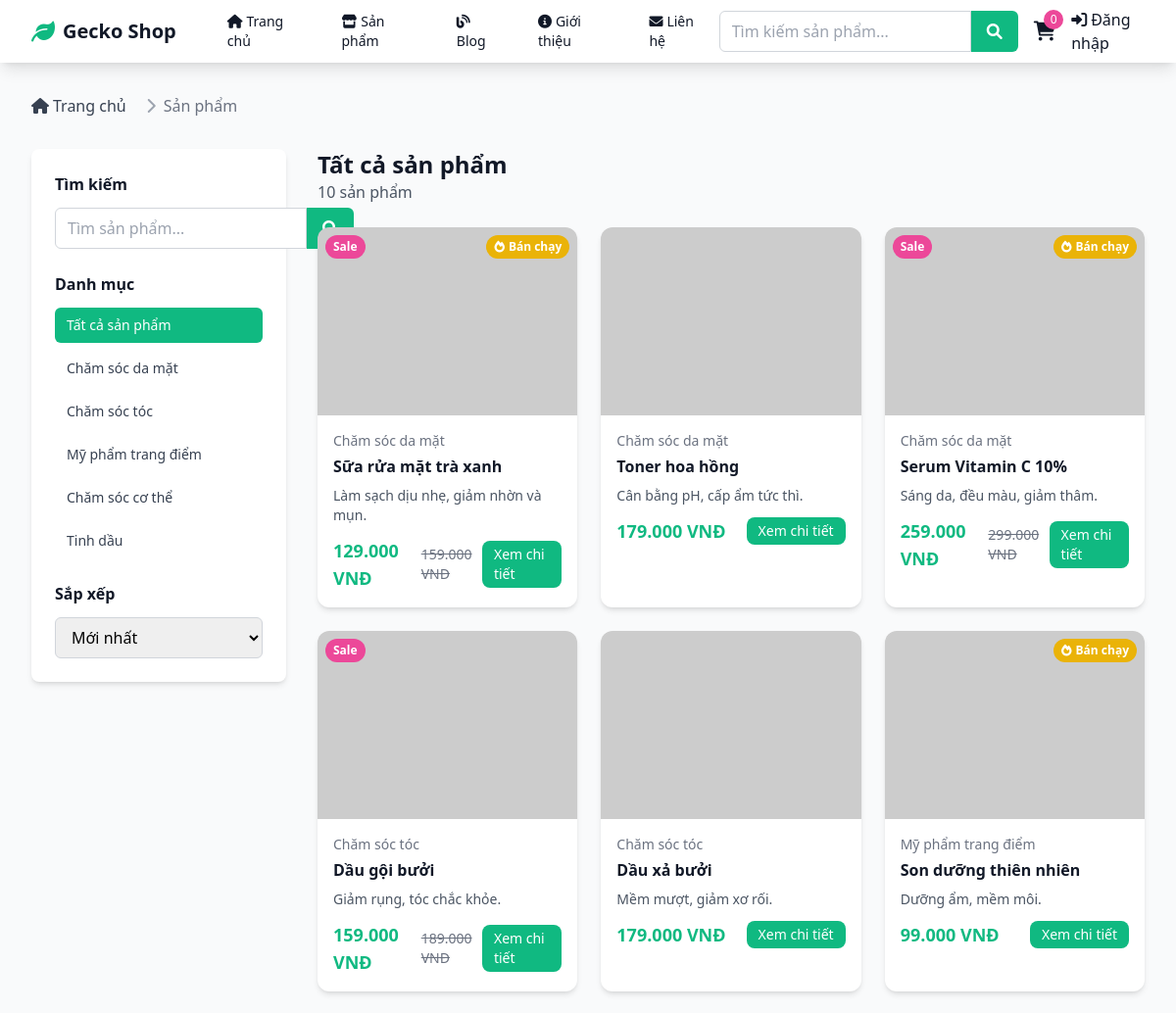
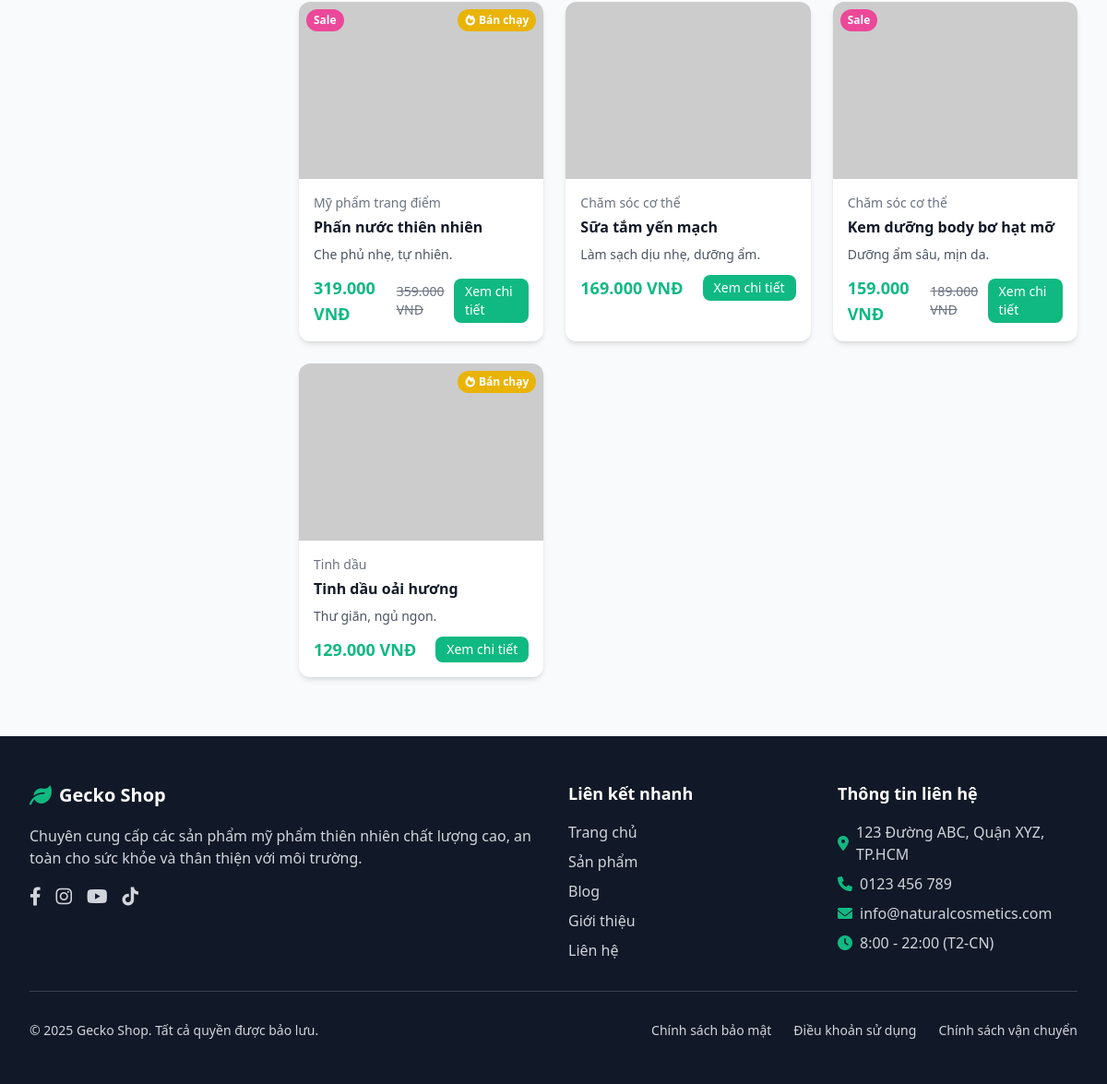
/products.php, run on the app's committed database (2 pictures, top to bottom).
### tables this page shows
CREATE TABLE categories (
    id INT PRIMARY KEY AUTO_INCREMENT,
    name VARCHAR(100) NOT NULL,
    slug VARCHAR(100) UNIQUE NOT NULL,
    description TEXT,
    image VARCHAR(255),
    parent_id INT NULL,
    sort_order INT DEFAULT 0,
    is_active BOOLEAN DEFAULT TRUE,
    created_at TIMESTAMP DEFAULT CURRENT_TIMESTAMP,
    FOREIGN KEY (parent_id) REFERENCES categories(id) ON DELETE SET NULL
);

CREATE TABLE products (
    id INT PRIMARY KEY AUTO_INCREMENT,
    name VARCHAR(200) NOT NULL,
    slug VARCHAR(200) UNIQUE NOT NULL,
    description TEXT,
    short_description TEXT,
    price DECIMAL(10,2) NOT NULL,
    sale_price DECIMAL(10,2) NULL,
    sku VARCHAR(100) UNIQUE,
    stock_quantity INT DEFAULT 0,
    category_id INT NOT NULL,
    images JSON,
    ingredients TEXT,
    usage_instructions TEXT,
    weight VARCHAR(50),
    origin VARCHAR(100),
    is_featured BOOLEAN DEFAULT FALSE,
    is_bestseller BOOLEAN DEFAULT FALSE,
    is_active BOOLEAN DEFAULT TRUE,
    meta_title VARCHAR(200),
    meta_description TEXT,
    created_at TIMESTAMP DEFAULT CURRENT_TIMESTAMP,
    updated_at TIMESTAMP DEFAULT CURRENT_TIMESTAMP ON UPDATE CURRENT_TIMESTAMP,
    FOREIGN KEY (category_id) REFERENCES categories(id) ON DELETE CASCADE
);

### config/database.php (called while the page is built, shortened)
<?php
function sanitize($data) {
    return htmlspecialchars(strip_tags(trim($data)));
}
function formatPrice($price) {
    return number_format($price, 0, ',', '.') . ' VNĐ';
}
?>

### products.php (the view, shortened to what this page needs)
<?php
require_once 'config/database.php';
$category_id = isset($_GET['category']) ? (int)$_GET['category'] : 0;
$search_raw = isset($_GET['q']) ? $_GET['q'] : '';
$search = sanitize($search_raw);
$sort = isset($_GET['sort']) ? $_GET['sort'] : 'newest';
$page = isset($_GET['page']) ? (int)$_GET['page'] : 1;
$limit = 12;
$offset = ($page - 1) * $limit;
$where_conditions = ["p.is_active = 1"];
$params = [];
$where_clause = implode(' AND ', $where_conditions);
$order_clause = "ORDER BY p.created_at DESC";
$sql = "
    SELECT p.id, p.name, p.price, p.sale_price, p.images, p.short_description, p.is_bestseller, p.category_id, p.created_at, p.stock_quantity,
           c.name as category_name
    FROM products p
    LEFT JOIN categories c ON p.category_id = c.id
    WHERE $where_clause
    $order_clause
    LIMIT $limit OFFSET $offset
";
$stmt = $pdo->prepare($sql);
$stmt->execute($params);
$products = $stmt->fetchAll();
$count_sql = "SELECT COUNT(*) as total FROM products p WHERE $where_clause";
$count_stmt = $pdo->prepare($count_sql);
$count_stmt->execute($params);
$total_products = $count_stmt->fetch()['total'];
$categories = $pdo->query("
    SELECT * FROM categories
    WHERE is_active = 1 AND parent_id IS NULL
    ORDER BY sort_order ASC
")->fetchAll();
$current_category = null;
include 'includes/header.php';
?>
<div class="max-w-7xl mx-auto px-4 sm:px-6 lg:px-8 py-8">
    <nav class="flex mb-8" aria-label="Breadcrumb">
        <ol class="inline-flex items-center space-x-1 md:space-x-3">
            <li class="inline-flex items-center">
                <a href="index.php" class="text-gray-700 hover:text-primary">
                    <i class="fas fa-home mr-1"></i>Trang chủ
                </a>
            </li>
            <li>
                <div class="flex items-center">
                    <i class="fas fa-chevron-right text-gray-400 mx-2"></i>
                    <span class="text-gray-500">Sản phẩm</span>
                </div>
            </li>
        </ol>
    </nav>
    <div class="grid grid-cols-1 lg:grid-cols-4 gap-8">
        <div class="lg:col-span-1">
            <div class="bg-white rounded-lg shadow-md p-6 sticky top-24">
                <div class="mb-6">
                    <h3 class="font-semibold text-gray-900 mb-3">Tìm kiếm</h3>
                    <form method="GET" action="products.php">
                        <div class="flex">
                            <input type="text" name="q" placeholder="Tìm sản phẩm..."
                                   value="<?php echo htmlspecialchars($search); ?>"
                                   class="flex-1 px-3 py-2 border border-gray-300 rounded-l-md focus:outline-none focus:ring-2 focus:ring-primary focus:border-transparent">
                            <button type="submit" class="px-4 py-2 bg-primary text-white rounded-r-md hover:bg-green-600">
                            </button>
                        </div>
                    </form>
                </div>
                <div class="mb-6">
                    <h3 class="font-semibold text-gray-900 mb-3">Danh mục</h3>
                    <ul class="space-y-2">
                        <li>
                            <a href="products.php"
                               class="block px-3 py-2 rounded-md text-sm <?php echo !$category_id ? 'bg-primary text-white' : 'text-gray-700 hover:bg-gray-100'; ?>">
                                Tất cả sản phẩm
                            </a>
                        </li>
                        <?php foreach ($categories as $category): ?>
                        <li>
                            <a href="products.php?category=<?php echo $category['id']; ?>"
                               class="block px-3 py-2 rounded-md text-sm <?php echo $category_id == $category['id'] ? 'bg-primary text-white' : 'text-gray-700 hover:bg-gray-100'; ?>">
                                <?php echo htmlspecialchars($category['name']); ?>
                            </a>
                        </li>
                        <?php endforeach; ?>
                    </ul>
                </div>
                <div>
                    <h3 class="font-semibold text-gray-900 mb-3">Sắp xếp</h3>
                    <form method="GET" id="sort-form">
                        <select name="sort" onchange="document.getElementById('sort-form').submit()"
                                class="w-full px-3 py-2 border border-gray-300 rounded-md focus:outline-none focus:ring-2 focus:ring-primary">
                            <option value="newest" <?php echo $sort == 'newest' ? 'selected' : ''; ?>>Mới nhất</option>
                        </select>
                    </form>
                </div>
            </div>
        </div>
        <div class="lg:col-span-3">
            <div class="flex justify-between items-center mb-6">
                <div>
                    <h1 class="text-2xl font-bold text-gray-900">
                        <?php if ($current_category): ?>
                            <?php echo htmlspecialchars($current_category['name']); ?>
                        <?php elseif ($search): ?>
                            Kết quả tìm kiếm cho "<?php echo htmlspecialchars($search); ?>"
                        <?php else: ?>
                            Tất cả sản phẩm
                        <?php endif; ?>
                    </h1>
                    <p class="text-gray-600"><?php echo $total_products; ?> sản phẩm</p>
                </div>
            </div>
            <?php if (empty($products)): ?>
                <div class="text-center py-12">
                    <i class="fas fa-search text-6xl text-gray-300 mb-4"></i>
                    <h3 class="text-xl font-semibold text-gray-900 mb-2">Không tìm thấy sản phẩm</h3>
                    <p class="text-gray-600 mb-6">Hãy thử tìm kiếm với từ khóa khác hoặc duyệt các danh mục khác</p>
                    <a href="products.php" class="bg-primary text-white px-6 py-3 rounded-lg hover:bg-green-600 transition-colors">
                        Xem tất cả sản phẩm
                    </a>
                </div>
            <?php else: ?>
                <div class="grid grid-cols-1 sm:grid-cols-2 lg:grid-cols-3 gap-6 mb-8">
                    <?php foreach ($products as $product): ?>
                    <div class="bg-white rounded-xl shadow-md overflow-hidden card-hover">
                        <div class="relative">
                            <?php
                            $images = json_decode($product['images'], true);
                            $main_image = !empty($images) ? $images[0] : 'https://via.placeholder.com/300x300?text=No+Image';
                            ?>
                       <img src="<?php echo $main_image; ?>" alt="<?php echo htmlspecialchars($product['name']); ?>"
                           class="w-full h-48 object-cover" loading="lazy">
                            <?php if ($product['sale_price']): ?>
                                <div class="absolute top-2 left-2 bg-accent text-white px-2 py-1 rounded-full text-xs font-semibold">
                                    Sale
                                </div>
                            <?php endif; ?>
                            <?php if ($product['is_bestseller']): ?>
                                <div class="absolute top-2 right-2 bg-yellow-500 text-white px-2 py-1 rounded-full text-xs font-semibold">
                                    <i class="fas fa-fire mr-1"></i>Bán chạy
                                </div>
                            <?php endif; ?>
                        </div>
                        <div class="p-4">
                            <div class="text-sm text-gray-500 mb-1"><?php echo htmlspecialchars($product['category_name']); ?></div>
                            <h3 class="font-semibold text-gray-900 mb-2 line-clamp-2"><?php echo htmlspecialchars($product['name']); ?></h3>
                            <p class="text-sm text-gray-600 mb-3 line-clamp-2"><?php echo htmlspecialchars($product['short_description']); ?></p>
                            <div class="flex items-center justify-between">
                                <div class="flex items-center space-x-2">
                                    <?php if ($product['sale_price']): ?>
                                        <span class="text-lg font-bold text-primary"><?php echo formatPrice($product['sale_price']); ?></span>
                                        <span class="text-sm text-gray-500 line-through"><?php echo formatPrice($product['price']); ?></span>
                                    <?php else: ?>
                                        <span class="text-lg font-bold text-primary"><?php echo formatPrice($product['price']); ?></span>
                                    <?php endif; ?>
                                </div>
                                <a href="product.php?id=<?php echo $product['id']; ?>"
                                   class="bg-primary text-white px-3 py-1 rounded-lg text-sm hover:bg-green-600 transition-colors">
                                    Xem chi tiết
                                </a>
                            </div>
                        </div>
                    </div>
                    <?php endforeach; ?>
                </div>
            <?php endif; ?>
        </div>
    </div>
</div>
<?php include 'includes/footer.php'; ?>

### data on the page
categories: name "Chăm sóc da mặt"
categories: name "Chăm sóc tóc"
categories: name "Mỹ phẩm trang điểm"
categories: name "Chăm sóc cơ thể"
categories: name "Tinh dầu"
products: shows "Sale", is_bestseller 1 (drawn), category.name "Chăm sóc da mặt", name "Sữa rửa mặt trà xanh", short_description "Làm sạch dịu nhẹ, giảm nhờn và mụn.", sale_price "129.000 VNĐ", price "159.000 VNĐ"
products: category.name "Chăm sóc da mặt", name "Toner hoa hồng", short_description "Cân bằng pH, cấp ẩm tức thì.", price "179.000 VNĐ"
products: shows "Sale", is_bestseller 1 (drawn), category.name "Chăm sóc da mặt", name "Serum Vitamin C 10%", short_description "Sáng da, đều màu, giảm thâm.", sale_price "259.000 VNĐ", price "299.000 VNĐ"
products: shows "Sale", category.name "Chăm sóc tóc", name "Dầu gội bưởi", short_description "Giảm rụng, tóc chắc khỏe.", sale_price "159.000 VNĐ", price "189.000 VNĐ"
products: category.name "Chăm sóc tóc", name "Dầu xả bưởi", short_description "Mềm mượt, giảm xơ rối.", price "179.000 VNĐ"
products: is_bestseller 1 (drawn), category.name "Mỹ phẩm trang điểm", name "Son dưỡng thiên nhiên", short_description "Dưỡng ẩm, mềm môi.", price "99.000 VNĐ"
products: shows "Sale", is_bestseller 1 (drawn), category.name "Mỹ phẩm trang điểm", name "Phấn nước thiên nhiên", short_description "Che phủ nhẹ, tự nhiên.", sale_price "319.000 VNĐ", price "359.000 VNĐ"
products: category.name "Chăm sóc cơ thể", name "Sữa tắm yến mạch", short_description "Làm sạch dịu nhẹ, dưỡng ẩm.", price "169.000 VNĐ"
products: shows "Sale", category.name "Chăm sóc cơ thể", name "Kem dưỡng body bơ hạt mỡ", short_description "Dưỡng ẩm sâu, mịn da.", sale_price "159.000 VNĐ", price "189.000 VNĐ"
products: is_bestseller 1 (drawn), category.name "Tinh dầu", name "Tinh dầu oải hương", short_description "Thư giãn, ngủ ngon.", price "129.000 VNĐ"

### other printed values
SITE_NAME "Gecko Shop"
$total_products "10"
